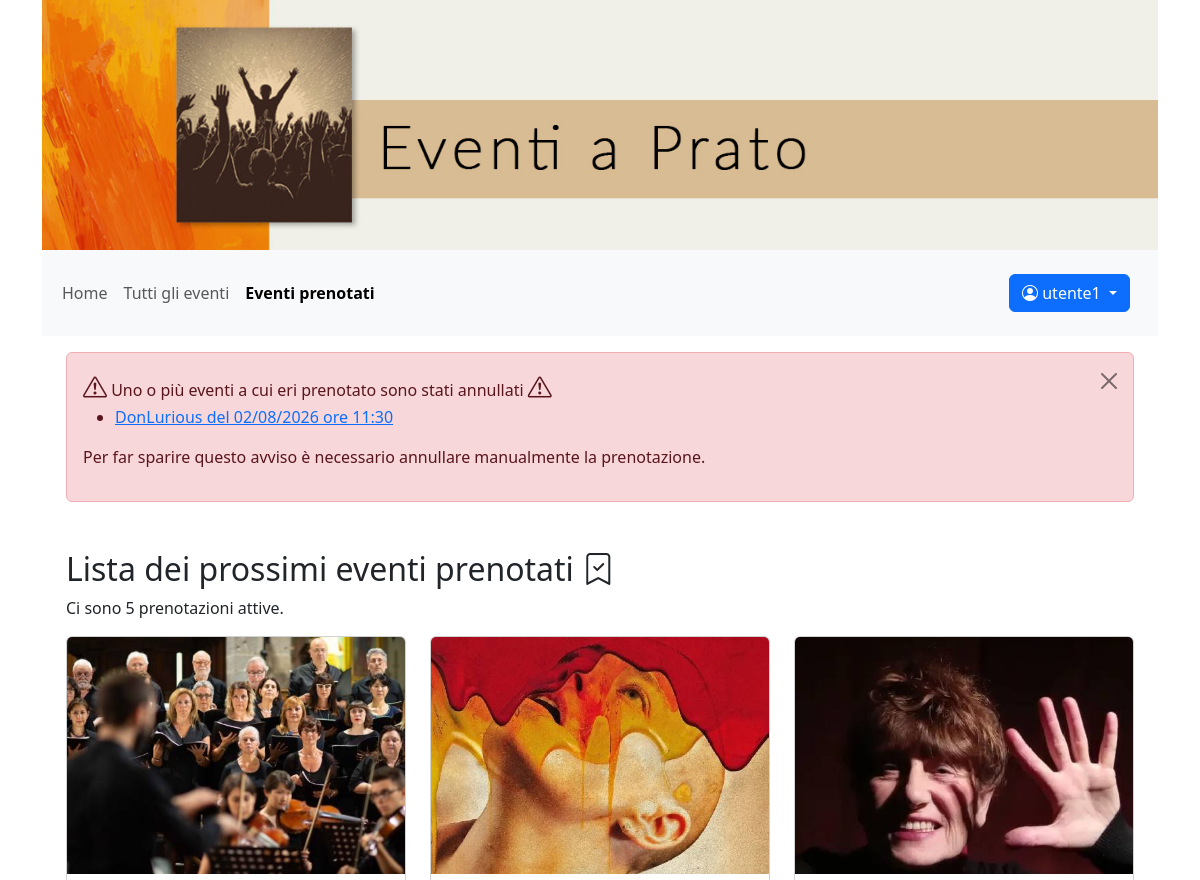
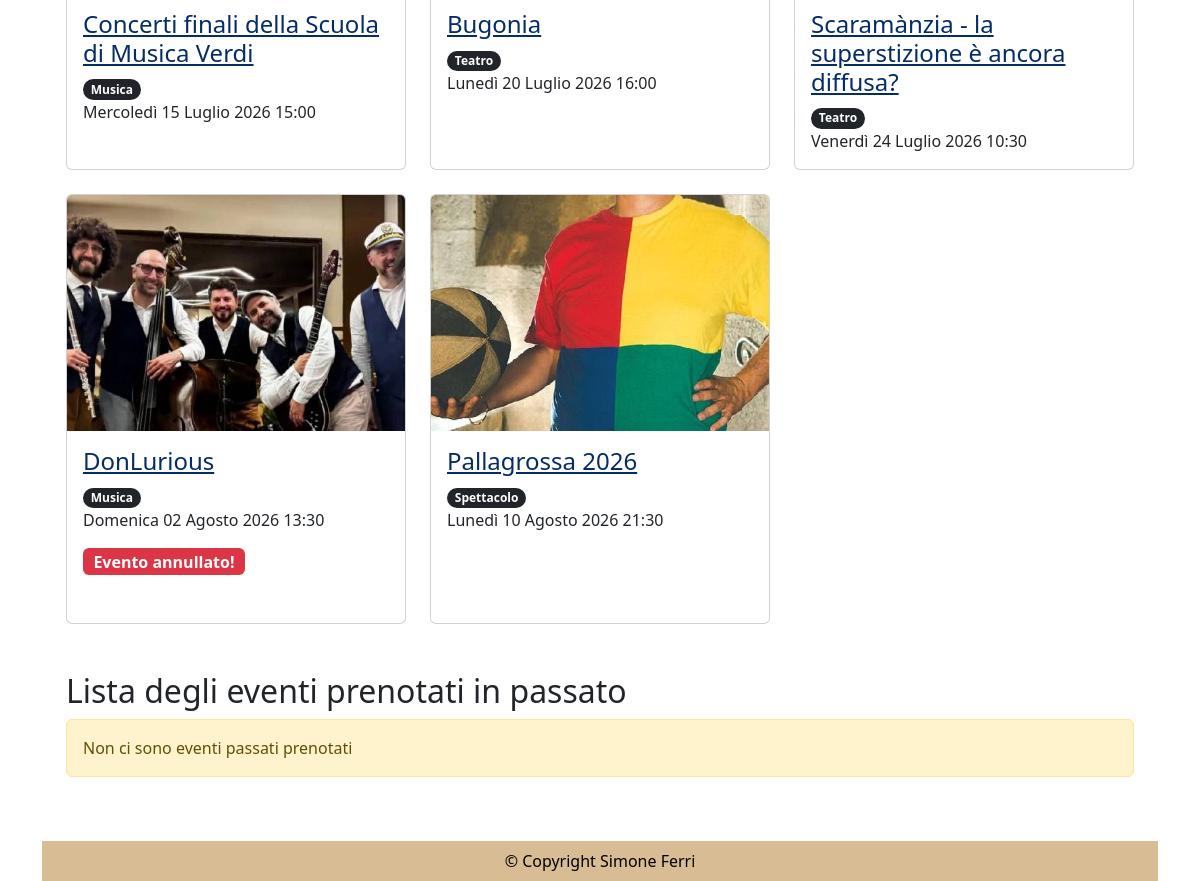
The app's page /eventi_prenotati/ (signed in) with its own data (2 pictures, top to bottom).
### eventi_accounts/models.py (models this page shows)
class CustomUser(AbstractUser):
    eta = models.PositiveIntegerField(null=True, blank=True, verbose_name="Età")
    telefono = models.PositiveIntegerField(null=True, blank=True)

### eventi_prenotazione/models.py (models this page shows, shortened)
class Prenotazione(models.Model):
    STATI_PRENOTAZIONE = [
        ('ATTIVA', 'Attiva'),
        ('CANCELLATA', 'Cancellata'),
    ]
    utente = models.ForeignKey(CustomUser, on_delete=models.CASCADE)
    evento = models.ForeignKey(Eventi, on_delete=models.CASCADE)
    data_prenotazione = models.DateTimeField(auto_now_add=True)
    stato = models.CharField(max_length=20, choices=STATI_PRENOTAZIONE, default='ATTIVA')
    class Meta:
        unique_together = ('utente', 'evento')

### eventi_gestione/models.py (models this page shows, shortened)
class Eventi(models.Model):
    nome_evento = models.CharField(max_length=100)
    descrizione_evento = models.TextField()
    tipo_evento = models.ManyToManyField(Tipologia, related_name='eventi')
    luogo_evento = models.CharField(max_length=100)
    data_ora_evento = models.DateTimeField()
    immagine_evento = models.ImageField(upload_to='eventi/', blank=True)
    posti_prenotabili = models.PositiveIntegerField(null=True, blank=True)
    prezzo = models.PositiveIntegerField(null=True, blank=True, default=0)
    pubblicato = models.BooleanField(default=False)
    annullato = models.BooleanField(default=False)
    creatore = models.ForeignKey(CustomUser, on_delete=models.CASCADE, related_name='eventi_creati', limit_choices_to={'groups__name': 'redattori'})

class Tipologia(models.Model):
    nome_tipo = models.CharField(max_length=100)
    creatore = models.ForeignKey(CustomUser, on_delete=models.CASCADE, related_name='tipologie_create')
    class Meta:
        ordering = ['nome_tipo']

### eventi_pagine/views.py (the view)
# urls.py: path("eventi_prenotati/", UserEventListView.as_view(), name="eventi_prenotati"),
class UserEventListView(LoginRequiredMixin, UserPassesTestMixin, ListView):
    model = Prenotazione
    template_name = "prenotazioni_utente.html"
    context_object_name = 'prenotazioni_utente'
    def test_func(self):
        return self.request.user.groups.filter(name='visitatori').exists()
    def get_context_data(self, **kwargs):
        context = super().get_context_data(**kwargs)
        if self.request.user.is_authenticated:
            prenotazioni_annullate = Prenotazione.objects.filter(
                utente=self.request.user,
                evento__annullato=True,
                evento__data_ora_evento__gte = timezone.now()
            )
            if prenotazioni_annullate.exists():
                testo_msg_annullato = "<i class='fs-4 bi bi-exclamation-triangle'></i> Uno o più eventi a cui eri prenotato sono stati annullati <i class='fs-4 bi bi-exclamation-triangle'></i> <ul>"
                for prenotazione in prenotazioni_annullate:
                    testo_msg_annullato += f"<li><a href='/eventi/{prenotazione.evento.id}/'>{prenotazione.evento.nome_evento} del {prenotazione.evento.data_ora_evento.strftime('%d/%m/%Y ore %H:%M')}</a></li>"
                testo_msg_annullato += "</ul><p>Per far sparire questo avviso è necessario annullare manualmente la prenotazione.</p>"
                messages.error(self.request,testo_msg_annullato)
        context['prenotazioni_passate'] = Prenotazione.objects.filter(utente=self.request.user,evento__data_ora_evento__lt = timezone.now()).select_related('evento').order_by('-evento__data_ora_evento')
        return context
    def get_queryset(self):
        return Prenotazione.objects.filter(utente=self.request.user, evento__data_ora_evento__gte=timezone.now()).select_related('evento').order_by('evento__data_ora_evento')

### eventi_pagine/templatetags/auth_extras.py (called while the page is built)
@register.filter(name='has_group')
def has_group(user, group_name):
    return user.groups.filter(name=group_name).exists()

### templates/prenotazioni_utente.html
{% extends "base.html" %}
{% block content %}
    {% if messages %}
        <div class="messages-container mt-3">
            {% for message in messages %}
                <div class="alert alert-{% if message.tags == 'error' %}danger{% else %}{{ message.tags }}{% endif %} alert-dismissible fade show" role="alert">
                    {{ message|safe }}
                    <button type="button" class="btn-close" data-bs-dismiss="alert" aria-label="Close"></button>
                </div>
            {% endfor %}
        </div>
    {% endif %}
    <h2 class="mt-5">Lista dei prossimi eventi prenotati <i class="bi bi-bookmark-check"></i></h2>
    {% if prenotazioni_utente %}
        <p>Ci sono {{ prenotazioni_utente.count }} prenotazioni attive.</p>
        <div class="row row-cols-1 row-cols-md-3 g-4">
            {% for prenotato in prenotazioni_utente %}
                <div class="col">
                    <div class="card h-100">
                            {% if prenotato.evento.immagine_evento %}
                                <img src="{{ prenotato.evento.immagine_evento.url }}" class="card-img-top" alt="">
                            {% endif %}
                            <div class="card-body">
                                <h3 class="card-title h4"><a class="text-primary-emphasis" href="{% url 'evento' prenotato.evento.id %}">{{ prenotato.evento.nome_evento }}</a></h3>
                                <p class="card-text">
                                    {% for tipologia in prenotato.evento.tipo_evento.all %}
                                        <span class="badge rounded-pill text-bg-dark">{{ tipologia.nome_tipo }}</span>
                                    {% endfor %}
                                    <br>
                                    {{ prenotato.evento.data_ora_evento }}<br>
                                    {% if prenotato.evento.annullato %}
                                        <p class="badge bg-danger fs-6">Evento annullato!</p>
                                    {% endif %}
                                </p>
                            </div>
                    </div>
                </div>
            {% endfor %}
        </div>
    {% else %}
        <p class="alert alert-warning" role="alert">Nessun evento prenotato</p>
    {% endif %}
    <h2 class="mt-5">Lista degli eventi prenotati in passato</h2>
    {% if prenotazioni_passate %}
        <p>Ci sono {{ prenotazioni_passate.count }} prenotazioni passate.</p>
        <div class="row g-4">
            {% for prenotato_old in prenotazioni_passate %}
                <div class="card mb-3" >
                    <div class="row g-0">
                        <div class="col-12">
                                <div class="card-body">
                                    <h3 class="card-title h4" ><a  class="text-primary-emphasis" href="{% url 'evento' prenotato_old.evento.id %}">{{ prenotato_old.evento.nome_evento }}</a></h3>
                                    <p class="card-text">
                                        {% for tipologia in prenotato_old.evento.tipo_evento.all %}
                                            <span class="badge rounded-pill text-bg-dark">{{ tipologia.nome_tipo }}</span>
                                        {% endfor %}
                                        <br>
                                        {{ prenotato_old.evento.data_ora_evento }}<br>
                                    </p>
                                </div>
                        </div>
                    </div>
                </div>
            {% endfor %}
        </div>
    {% else %}
        <p class="alert alert-warning" role="alert">Non ci sono eventi passati prenotati</p>
    {% endif %}
{% endblock content %}

### templates/base.html (shortened to what this page needs)
{% load auth_extras %}
{% load static %}
<!DOCTYPE html>
<html lang="it">
    <head>
        <link href="https://cdn.jsdelivr.net/npm/bootstrap@5.3.8/dist/css/bootstrap.min.css" rel="stylesheet">
        <link rel="stylesheet" href="https://cdn.jsdelivr.net/npm/bootstrap-icons@1.13.1/font/bootstrap-icons.min.css">
        <link  rel="stylesheet"  href="{% static 'css/style.css' %}" type="text/css"  />
    </head>
    <body class="container d-flex flex-column min-vh-100">
        <header>
            <div class="header_img"></div>
            <nav class="navbar navbar-expand-lg bg-body-tertiary">
              <div class="container-fluid">
                <div class="collapse navbar-collapse" id="navbarText">
                  <ul class="navbar-nav me-auto mb-2 mb-lg-0 f5">
                    <li class="nav-item">
                        <a {% if request.resolver_match.url_name == 'home' %}class="nav-link active" aria-current="page"{% else %}class="nav-link"{% endif %} href="/">Home</a>
                    </li>
                    <li class="nav-item">
                      <a  {% if request.resolver_match.url_name == 'eventi' %}class="nav-link active" aria-current="page"{% else %}class="nav-link"{% endif %} href="/eventi">Tutti gli eventi</a>
                    </li>
                    {% if user.is_authenticated and user|has_group:"visitatori" %}
                        <li class="nav-item">
                            <a {% if request.resolver_match.url_name == 'eventi_prenotati' %}class="nav-link active" aria-current="page"{% else %}class="nav-link"{% endif %} href="/eventi_prenotati/">Eventi prenotati</a>
                        </li>
                    {% endif %}
                  </ul>
                  <span class="navbar-text">
                    {% if user.is_authenticated %}
                        <div class="navbar-text me-3">
                            <div class="btn-group">
                                <button type="button" class="btn btn-primary dropdown-toggle" data-bs-toggle="dropdown" aria-expanded="false">
                                <i class="bi bi-person-circle"></i> {{ user.username }} <span class="visually-hidden">Menu utente</span>
                                </button>
                            </div>
                        </div>
                    {% else %}
                        <a href="/login/" class="btn btn-primary text-bg-primary" role="button">Sign in</a>
                        <a href="/signup/" class="btn btn-secondary text-bg-secondary" role="button">Sign up</a>
                    {% endif %}
                  </span>
                </div>
              </div>
            </nav>
        </header>
        <main class="container flex-grow-1">
        <div class="container">
          {% block content %}
          {% endblock content %}
        </div>
        </main>
        <footer class="text-black text-center p-2 mt-5 ">
            © Copyright Simone Ferri
        </footer>
    </body>
</html>

### static/css/style.css (style rules this page uses)
.header_img { background-image: url('../img/testata-eventi.jpg'); background-size: cover; height: 250px; }
a.active { font-weight: bold; }
footer { background-color: #d8bc94; }

### records on screen
CustomUser: username "utente1"
Prenotazione: evento.immagine_evento (picture), evento.nome_evento "Concerti finali della Scuola di Musica Verdi", evento.data_ora_evento "Mercoledì 15 Luglio 2026 15:00"
Tipologia: nome_tipo "Musica"
Prenotazione: evento.immagine_evento (picture), evento.nome_evento "Bugonia", evento.data_ora_evento "Lunedì 20 Luglio 2026 16:00"
Tipologia: nome_tipo "Teatro"
Prenotazione: evento.immagine_evento (picture), evento.nome_evento "Scaramànzia - la superstizione è ancora diffusa?", evento.data_ora_evento "Venerdì 24 Luglio 2026 10:30"
Prenotazione: evento.immagine_evento (picture), evento.nome_evento "DonLurious", evento.data_ora_evento "Domenica 02 Agosto 2026 13:30", shows "Evento annullato!"
Prenotazione: evento.immagine_evento (picture), evento.nome_evento "Pallagrossa 2026", evento.data_ora_evento "Lunedì 10 Agosto 2026 21:30"
Tipologia: nome_tipo "Spettacolo"

### other values on screen
{{ message|safe }} "Uno o più eventi a cui eri prenotato sono stati annullati DonLurious del 02/08/2026 ore 11:30 Per far sparire questo avviso è necessario annullare manualmente la prenotazione."
{{ prenotazioni_utente.count }} "5"
